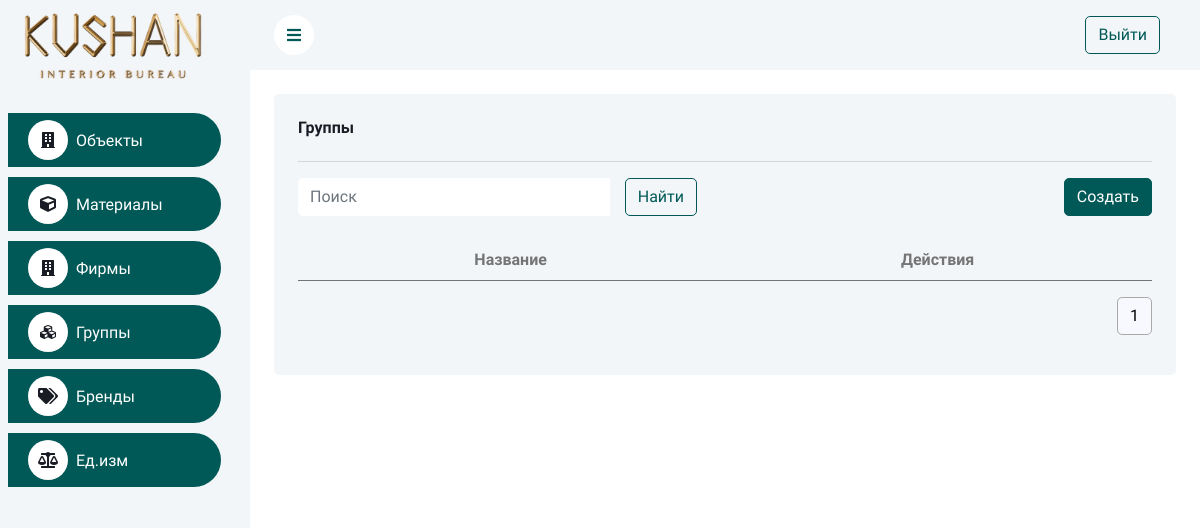
The app's page /groups/, older data.
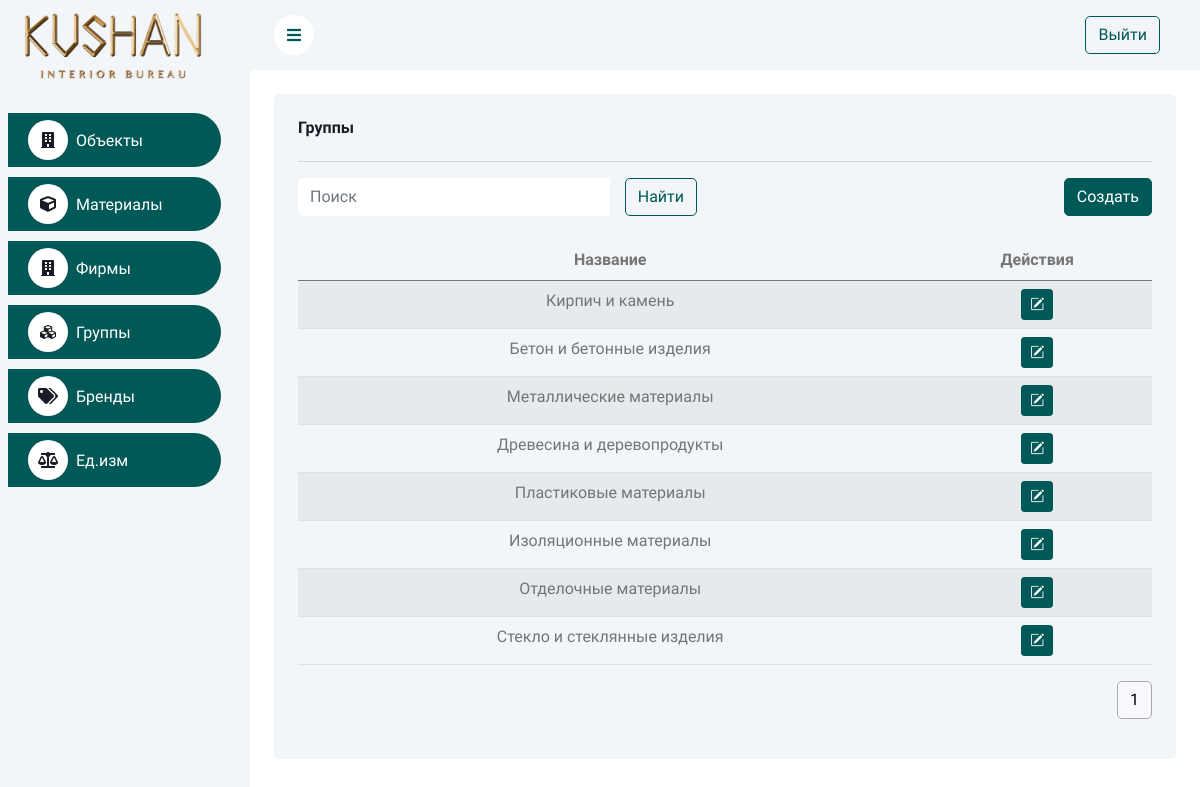
The same page, newer data.
### info/models.py (models this page shows, shortened)
class Group(models.Model):
	name = models.CharField(max_length=150, unique=True)

### info/views.py (the view)
# urls.py: path('groups/', GroupListCreate.as_view(), name='group-list'),
class GroupListCreate(BaseListCreateView):
	model = Group
	form_class = GroupForm
	template_name = "group_list_create.html"
	redirect_url = "group-list"

### shared/views.py (called while the page is built)
	@staticmethod
	def apply_pagination_and_search(queryset, request):
		search_query = request.GET.get('search')
		if search_query:
			search_query = search_query.strip()
			queryset = queryset.filter(Q(name__icontains=search_query))
		page_size = request.GET.get("page_size", 12)
		paginator = Paginator(queryset, page_size)
		page_num = request.GET.get("page", 1)
		page_obj = paginator.get_page(page_num)
		return page_obj

	def get_queryset(self):
		return self.model.objects.all()

	def get_form(self):
		return self.form_class

	def get_template_name(self):
		return self.template_name

	def get(self, request):
		items = self.get_queryset()
		page_obj = self.apply_pagination_and_search(items, request)
		context = {
			'items': page_obj,
			'form': self.get_form(),
		}
		return render(request, self.get_template_name(), context)

### templates/group_list_create.html (shortened to what this page needs)
{% extends 'base.html' %}
{% load static %}
{% block content %}
    <div class="container-fluid pt-4 px-4">
        <div class="row g-4">
            <div class="col-sm-12">
                <div class="bg-light rounded h-100 p-4">
                    <h6 class="mb-4">Группы</h6>
                    <hr>
                    <div class="row mb-2">
                        <div class="col-md-6">
                            {% include 'search_form.html' %}
                        </div>
                        <div class="col-md-6 text-end">
                            <button type="button" class="btn btn-primary" id="openCreateModalBtn"
                                    data-bs-toggle="modal" data-bs-target="#myModalCreate"
                                    data-action-url="{% url 'group-list' %}">Создать
                            </button>
                        </div>
                    </div>
                    <div class="table-responsive">
                        <table class="table table-striped">
                            <thead>
                            <tr class="text-center">
                                <th scope="col">Название</th>
                                <th scope="col">Действия</th>
                            </tr>
                            </thead>
                            <tbody>
                            {% for group in items %}
                                <tr class="text-center">
                                    <td>{{ group.name }}</td>
                                    <td>
                                        <a href="" type="button" class="btn btn-primary btn-sm"><i
                                                class="bi bi-pencil-square"></i></a>
                                    </td>
                                </tr>
                            {% endfor %}
                            </tbody>
                        </table>
                    </div>
                    {% include 'pagination.html' with items=items %}
                </div>
            </div>
        </div>
    </div>
{% endblock %}

Row changes from the older to the newer data that the page shows:
added Group: name "Кирпич и камень"
added Group: name "Бетон и бетонные изделия"
added Group: name "Металлические материалы"
added Group: name "Древесина и деревопродукты"
added Group: name "Пластиковые материалы"
added Group: name "Изоляционные материалы"
added Group: name "Отделочные материалы"
added Group: name "Стекло и стеклянные изделия"
